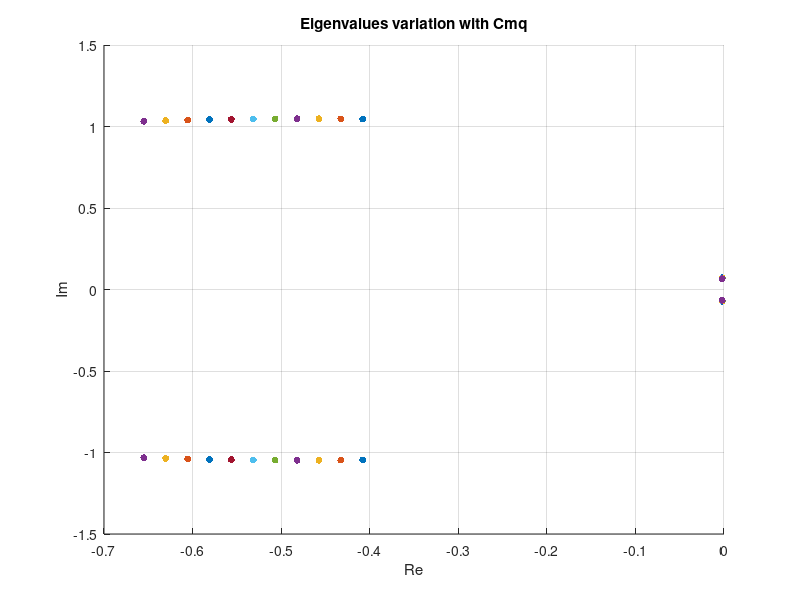

Here is the MATLAB script that generated this plot: (Note: this script raises an error after producing the figure.)
%Treball mecanica de vol
clear all 
clc
%% Problem Data

m=288778;   % [kg]
S=511;      % [m^2]
MAC=8.32;   % [m]
b=59.74;    % [m]
CD0=0.025; 
h=6069;     % [m]

Ix=2.47e7;  % [kgm2]
Iy=4.49e7;  % [kgm2]
Iz=6.74e7;  % [kgm2]
Ixz=1.32e6; % [kgm2]

Ixp=Ix-Ixz^2/Iz;
Izp=Iz-Ixz^2/Ix;
Ixzp=Ixz/(Ix*Iz-Ixz^2);

mach = 0.65;
a = sqrt(287*294*1.15); % [m/s]
theta0=0;
u0=a*mach;              % [m/s]
g=9.81;                 % [m/s^2]
dens=1.225*exp(-(g/(287*(273+21)))*(h));
CL0=(2*m*g)/(dens*S*u0^2);
Cw0=(m*g)/(1/2*dens*u0^2*S);

save('data_mv.mat', 'm', 'S', 'MAC', 'b', 'CD0', 'h', 'Ix', 'Iy','Iz','Ixz','Ixp','Izp','Ixzp','mach','a','theta0','u0','g','dens','CL0','Cw0'); 
%% Uncontrolled Longitudinal Motion
%% QUESTION 1: 
%Find the eigenvalues and their corresponding eigenvectors

%      CT       CD      CL      Cm
data_1=[-0.055   0       0.13    0.013;  %û
        0        0.2     4.4     -1.0;   %alpha
        0        0       5.65    -20.5;  %^q
        0        0       6.6     -4.0];  %alpha_prima

Cxu = data_1(1,1)-data_1(1,2);  % Cxu = CTu - CDu
Czu = -data_1(1,3);             % Czu = -CLu
Cxa = CL0-data_1(2,2);          % Cxa = CL0 - CDa
Cza = -data_1(2,3)-CD0;         % Cza = -CLa - CD0
Cxq = -data_1(3,2);             % Cxq = -CDq
Czq = -data_1(3,3);             % Czq = -CLq
Cxap = -data_1(4,2);            % Cxap = -CDap
Czap = -data_1(4,3);            % Czap = -CLap

% Longitudinal Stability Derivatives
%           X                                 Z                                M
ctrlderiv=[0.5*dens*u0*S*Cxu         -dens*u0*S*Cw0+0.5*dens*u0*S*Czu    0.5*dens*u0*S*MAC*data_1(1,4);      %u
      0.5*dens*u0*S*Cxa         0.5*dens*u0*S*Cza                   0.5*dens*u0*S*MAC*data_1(2,4);      %w
      0.25*dens*u0*S*MAC*Cxq    0.25*dens*u0*S*MAC*Czq              0.25*dens*u0*S*MAC^2*data_1(3,4);   %q
      0.25*dens*S*MAC*Cxap      0.25*dens*S*MAC*Czap                0.25*dens*S*MAC^2*data_1(4,4)];     %w·

A=zeros(4);

% Linearized Dynamic System
% Delta u Row
A(1,1)=ctrlderiv(1,1)/m;
A(1,2)=ctrlderiv(2,1)/m;
A(1,4)=-g;

% Delta w· Row
A(2,1)=ctrlderiv(1,2)/(m-ctrlderiv(4,2));
A(2,2)=ctrlderiv(2,2)/(m-ctrlderiv(4,2));
A(2,3)=(ctrlderiv(3,2)+m*u0)/(m-ctrlderiv(4,2));

% q· Row
A(3,1)=(1/Iy)*(ctrlderiv(1,3)+ctrlderiv(4,3)*ctrlderiv(1,2)/(m-ctrlderiv(4,2)));
A(3,2)=(1/Iy)*(ctrlderiv(2,3)+ctrlderiv(4,3)*ctrlderiv(2,2)/(m-ctrlderiv(4,2)));
A(3,3)=(1/Iy)*(ctrlderiv(3,3)+ctrlderiv(4,3)*(ctrlderiv(3,2)+m*u0)/(m-ctrlderiv(4,2)));

% Delta Theta· Row
A(4,3)=1;

% Short Period Approximation
Ashort=zeros(3);

Ashort(1,1)=A(2,2);
Ashort(1,2)=A(2,3);
Ashort(2,1)=A(3,2);
Ashort(2,2)=A(3,3);
Ashort(3,2)=A(4,3);

% Fugoid Approximation
Afug=zeros(3);

Afug(1,1)=A(1,1)-(A(3,1)/A(3,3))*A(1,3);
Afug(1,2)=A(1,2)-(A(3,2)/A(3,3))*A(1,3);
Afug(1,3)=A(1,4);
Afug(2,1)=A(2,1)-(A(3,1)/A(3,3))*A(2,3);
Afug(2,2)=A(2,2)-(A(3,2)/A(3,3))*A(2,3);
Afug(3,1)=-A(3,1)/A(3,3);
Afug(3,2)=-A(3,2)/A(3,3);

[eigenvectors,eigenvalues]=eig(A);
eigenvalues=diag(eigenvalues);
[eigenvectors_short,eigenvalues_short]=eig(Ashort);
eigenvalues_short=diag(eigenvalues_short);
[eigenvectors_fug,eigenvalues_fug]=eig(Afug);
eigenvalues_fug=diag(eigenvalues_fug);

% Plot Q1
% Convert to polar in the report
disp('Question 1 results:');
display(eigenvalues);
display(eigenvalues_short);
display(eigenvalues_fug);


%% QUESTION 2 
% Plot in the complex plane the locus of the eigenvalues when the 
% stability derivative Cmq varies within an interval +- 50% about the
% nominal value, but the rest of stability derivatives remain unchanged

figure;
hold on;
grid on;
xlabel("Re");
ylabel("Im");

for i =1:11
    % Longitudinal Stability Derivatives
    %      CT       CD      CL      Cm
    data_1_2=[-0.055   0       0.13    0.013;  %û
            0        0.2     4.4     -1.0;   %alpha
            0        0       5.65    -10.25-2.05*(i-1);  %^q As the value from the cmq in Q1 was 20.5, we will make a range with +-50% of it
            0        0       6.6     -4.0];  %alpha_prima

    Cxu = data_1_2(1,1)-data_1_2(1,2);  % Cxu = CTu - CDu
    Czu = -data_1_2(1,3);             % Czu = -CLu
    Cxa = CL0-data_1_2(2,2);          % Cxa = CL0 - CDa
    Cza = -data_1_2(2,3)-CD0;         % Cza = -CLa - CD0
    Cxq = -data_1_2(3,2);             % Cxq = -CDq
    Czq = -data_1_2(3,3);             % Czq = -CLq
    Cxap = -data_1_2(4,2);            % Cxap = -CDap
    Czap = -data_1_2(4,3);            % Czap = -CLap
    
    %           X                       Z                           M
    ctrlderiv_cmq=[0.5*dens*u0*S*Cxu      -dens*u0*S*Cw0+0.5*dens*u0*S*Czu   0.5*dens*u0*S*MAC*data_1_2(1,4);      %u
              0.5*dens*u0*S*Cxa      0.5*dens*u0*S*Cza                 0.5*dens*u0*S*MAC*data_1_2(2,4);      %w
              0.25*dens*u0*S*MAC*Cxq 0.25*dens*u0*S*MAC*Czq            0.25*dens*u0*S*MAC^2*data_1_2(3,4);   %q
              0.25*dens*S*MAC*Cxap   0.25*dens*S*MAC*Czap              0.25*dens*S*MAC^2*data_1_2(4,4)];     %w·

    A_cmq=zeros(4);
    A_cmq(1,1)=ctrlderiv_cmq(1,1)/m;
    A_cmq(1,2)=ctrlderiv_cmq(2,1)/m;
    A_cmq(1,4)=-g;
    A_cmq(2,1)=ctrlderiv_cmq(1,2)/(m-ctrlderiv_cmq(4,2));
    A_cmq(2,2)=ctrlderiv_cmq(2,2)/(m-ctrlderiv_cmq(4,2));
    A_cmq(2,3)=(ctrlderiv_cmq(3,2)+m*u0)/(m-ctrlderiv_cmq(4,2));
    A_cmq(3,1)=(1/Iy)*(ctrlderiv_cmq(1,3)+ctrlderiv_cmq(4,3)*ctrlderiv_cmq(1,2)/(m-ctrlderiv_cmq(4,2)));
    A_cmq(3,2)=(1/Iy)*(ctrlderiv_cmq(2,3)+ctrlderiv_cmq(4,3)*ctrlderiv_cmq(2,2)/(m-ctrlderiv_cmq(4,2)));
    A_cmq(3,3)=(1/Iy)*(ctrlderiv_cmq(3,3)+ctrlderiv_cmq(4,3)*(ctrlderiv_cmq(3,2)+m*u0)/(m-ctrlderiv_cmq(4,2)));
    A_cmq(4,3)=1;
    
    cmq(i)=-10.25-2.05*(i-1);
    [eigenvectors_cmq,eigenvalues_cmq]=eig(A_cmq);
    eigenvalues_cmq=diag(eigenvalues_cmq);
    x=real(eigenvalues_cmq);
    y=imag(eigenvalues_cmq);
    scatter(x,y,25,'filled')
end
title('Eigenvalues variation with Cmq')
%legend('[-10.25,-12.3,-14.35,-16.4,-18.45,-20.5,-22.55,-24.6,-26.65,-28.7,-30.75]')


%% QUESTION 3
% For the lowest value of Cmq plot the short period mode corresponding to
% an initial perturbed angle of attack alpha = 3º

tf=200; %[s]
Nstep=201;
tspan=linspace(0,tf,Nstep);
options=odeset("RelTol",1e-12,"AbsTol",1e-12);

xi=[0 0 0 0];

[t,x]=ode45(@section3,tspan,xi,options);
figure
hold on
grid on
plot(t(:),x(:,1))    
xlabel('t [s]')
ylabel('\Deltau [m/s]')

figure
hold on
grid on
plot(t(:),x(:,2))
xlabel('t [s]')
ylabel('w [m/s]')

figure
hold on
grid on
plot(t(:),x(:,3))
xlabel('t [s]')
ylabel('q [rad/s]')

figure
hold on
grid on
plot(t(:),x(:,4))
xlabel('t [s]')
ylabel('\Delta\Theta [rad]')



